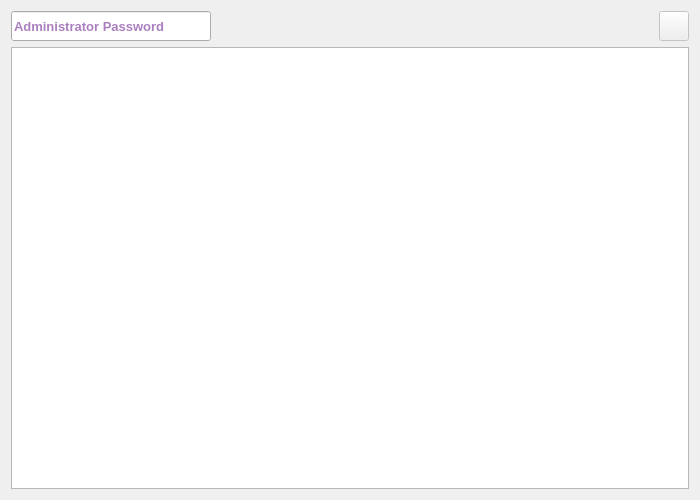
<?xml version="1.0" encoding="UTF-8"?>
<ui version="4.0">
 <class>PurchaseManDialog</class>
 <widget class="QDialog" name="PurchaseManDialog">
  <property name="geometry">
   <rect>
    <x>0</x>
    <y>0</y>
    <width>700</width>
    <height>500</height>
   </rect>
  </property>
  <property name="sizePolicy">
   <sizepolicy hsizetype="Fixed" vsizetype="Fixed">
    <horstretch>0</horstretch>
    <verstretch>0</verstretch>
   </sizepolicy>
  </property>
  <property name="minimumSize">
   <size>
    <width>600</width>
    <height>500</height>
   </size>
  </property>
  <property name="maximumSize">
   <size>
    <width>6000</width>
    <height>5000</height>
   </size>
  </property>
  <property name="font">
   <font>
    <family>Tahoma</family>
    <pointsize>10</pointsize>
   </font>
  </property>
  <property name="windowTitle">
   <string>Purchases</string>
  </property>
  <property name="windowIcon">
   <iconset resource="../../../../image.qrc">
    <normaloff>:/Image/purchase.png</normaloff>:/Image/purchase.png</iconset>
  </property>
  <layout class="QVBoxLayout" name="verticalLayout_2">
   <item>
    <layout class="QVBoxLayout" name="verticalLayout">
     <item>
      <layout class="QHBoxLayout" name="horizontalLayout">
       <item>
        <widget class="QLineEdit" name="adminLE">
         <property name="sizePolicy">
          <sizepolicy hsizetype="Expanding" vsizetype="Fixed">
           <horstretch>0</horstretch>
           <verstretch>200</verstretch>
          </sizepolicy>
         </property>
         <property name="minimumSize">
          <size>
           <width>200</width>
           <height>30</height>
          </size>
         </property>
         <property name="maximumSize">
          <size>
           <width>200</width>
           <height>30</height>
          </size>
         </property>
         <property name="font">
          <font>
           <pointsize>10</pointsize>
           <weight>75</weight>
           <bold>true</bold>
          </font>
         </property>
         <property name="styleSheet">
          <string notr="true">color: rgb(85, 0, 127);</string>
         </property>
         <property name="echoMode">
          <enum>QLineEdit::Password</enum>
         </property>
         <property name="placeholderText">
          <string>Administrator Password</string>
         </property>
        </widget>
       </item>
       <item>
        <spacer name="horizontalSpacer">
         <property name="font">
          <font>
           <family>Tahoma</family>
           <pointsize>10</pointsize>
          </font>
         </property>
         <property name="orientation">
          <enum>Qt::Horizontal</enum>
         </property>
         <property name="sizeHint" stdset="0">
          <size>
           <width>40</width>
           <height>20</height>
          </size>
         </property>
        </spacer>
       </item>
       <item>
        <widget class="QPushButton" name="addPurchaseBtn">
         <property name="enabled">
          <bool>false</bool>
         </property>
         <property name="minimumSize">
          <size>
           <width>30</width>
           <height>30</height>
          </size>
         </property>
         <property name="maximumSize">
          <size>
           <width>30</width>
           <height>30</height>
          </size>
         </property>
         <property name="font">
          <font>
           <family>Tahoma</family>
           <pointsize>10</pointsize>
          </font>
         </property>
         <property name="text">
          <string/>
         </property>
         <property name="icon">
          <iconset resource="../../../../image.qrc">
           <normaloff>:/Image/add.png</normaloff>:/Image/add.png</iconset>
         </property>
         <property name="iconSize">
          <size>
           <width>20</width>
           <height>20</height>
          </size>
         </property>
        </widget>
       </item>
      </layout>
     </item>
     <item>
      <widget class="QTableView" name="purchaseTV">
       <property name="font">
        <font>
         <family>Tahoma</family>
         <pointsize>11</pointsize>
         <weight>50</weight>
         <bold>false</bold>
        </font>
       </property>
       <property name="alternatingRowColors">
        <bool>true</bool>
       </property>
       <property name="selectionMode">
        <enum>QAbstractItemView::SingleSelection</enum>
       </property>
       <property name="selectionBehavior">
        <enum>QAbstractItemView::SelectRows</enum>
       </property>
      </widget>
     </item>
    </layout>
   </item>
  </layout>
  <action name="actionEdit_Purchase">
   <property name="icon">
    <iconset resource="../../../../image.qrc">
     <normaloff>:/Image/edit.png</normaloff>:/Image/edit.png</iconset>
   </property>
   <property name="text">
    <string>Edit Purchase</string>
   </property>
  </action>
  <action name="actionRemove_Purchase">
   <property name="icon">
    <iconset resource="../../../../image.qrc">
     <normaloff>:/Image/remove.png</normaloff>:/Image/remove.png</iconset>
   </property>
   <property name="text">
    <string>Remove Purchase</string>
   </property>
  </action>
 </widget>
 <resources>
  <include location="../../../../image.qrc"/>
 </resources>
 <connections/>
</ui>
